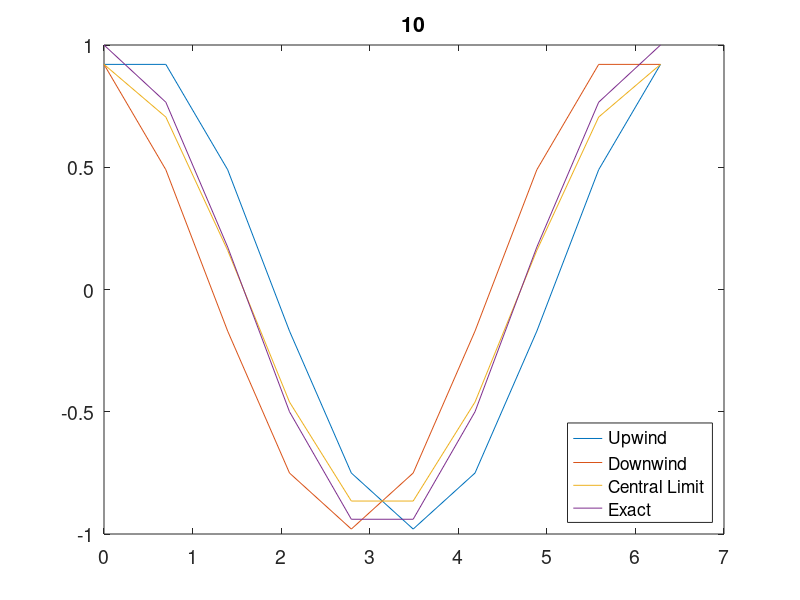
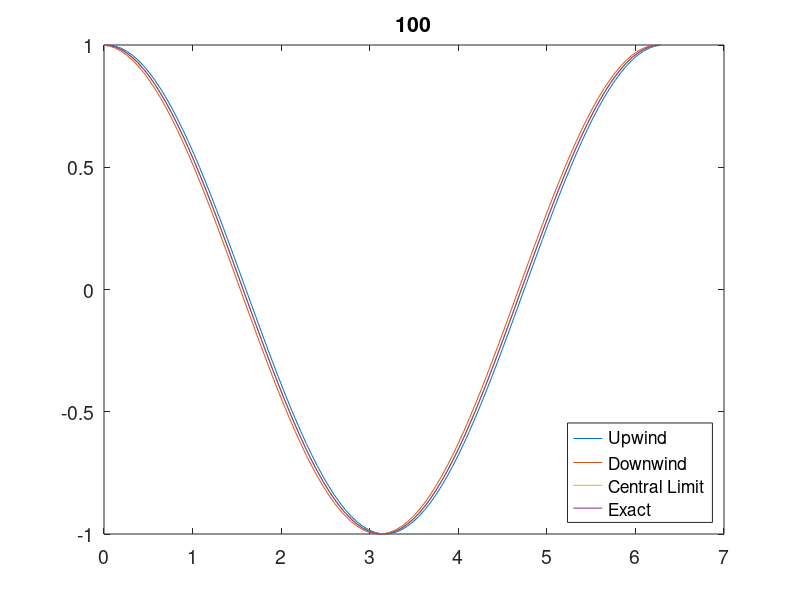
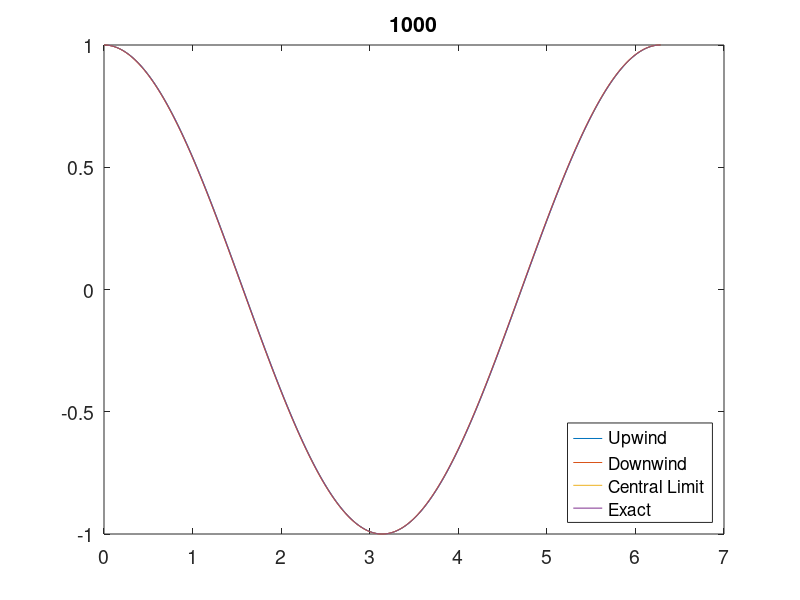
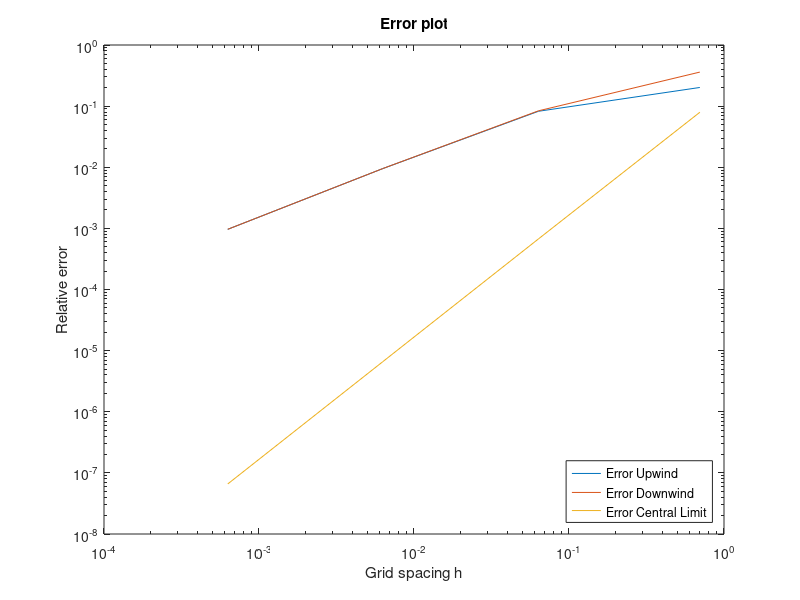

The MATLAB source for these figures, in order:
clear all
%these are Julians comments 
for exp = 1:1:4

    % Number of grid points
    n = 10^exp;

    % Grid spacing
    h = 2.0*pi / (n-1);

    % Calculation of... 
    for i = 1 : n

      % ...coordinates
      x(i) = 0.0 + (i-1) * h;

      % ...analytical values of function and derivative
      f(i) = sin(x(i));
      dfe(i) = cos( x(i) );
    end

    for i = 1 : n

      % Periodic boundary conditions... 

      % ...for the first point
      if ( i == 1 )

        fp = f(i+1);
        fm = f(n-1);

      end

      % ...for the last point
      if ( i == n )

        fp = f(2);
        fm = f(n-1);

      end


      % If point is not at the boundaries 
      if ( ( i ~= 1 ) && ( i ~= n ) )
        fp = f(i+1);
        fm = f(i-1);
      end

      fi = f(i);

    % First derivative: Upwind
        dfn_U(i) = ( fi - fm ) / ( 1.0*h );
      
    % First derivative: Downwind
        dfn_D(i) = ( fp - fi ) / ( 1.0*h );
        
    % First derivative: Central Limit
        dfn_C(i) = ( fp - fm) / ( 2.0*h );

    % Error: Upwind
        er_U(i) = abs( ( dfe(i) - dfn_U(i) ) / dfe(i) );
    
    % Error: Upwind
        er_D(i) = abs( ( dfe(i) - dfn_D(i) ) / dfe(i) );
      
    % Error: Upwind
        er_C(i) = abs( ( dfe(i) - dfn_C(i) ) / dfe(i) );
    
      
    end
    
    figure
    % Plotting of analytical solution and numerical approximation
    plot(x, dfn_U, x, dfn_D, x, dfn_C, x, dfe)
    legend('Upwind','Downwind','Central Limit','Exact','Location','SouthEast')
    set(gca,'FontSize',14); 
    title(n);

    % Storing grid spacing and error in matrix 'error'
    error(exp,1) = h;
    error(exp,2) = er_U(n/5);
    error(exp,3) = er_D(n/5);
    error(exp,4) = er_C(n/5);
    

end


% Plotting of error over grid spacing in normal scale
loglog(error(:,1),error(:,2),error(:,1),error(:,3),error(:,1),error(:,4));
%set(gca,'FontSize',14); 
title('Error plot');
xlabel('Grid spacing h');
ylabel('Relative error');
legend('Error Upwind','Error Downwind','Error Central Limit','Location','SouthEast')

figure

% Changing axes to logarithmic scale 
loglog(error(:,1),error(:,2),'-ro');
%set(gca,'FontSize',14); 
title('Error plot');
xlabel('Grid spacing h');
ylabel('Relative error');
legend('Error','Location','SouthEast')

figure

% Adding the linear function for comparison 
loglog(error(:,1),error(:,2),'-ro',x,x);
%set(gca,'FontSize',14); 
title('Error plot');
xlabel('Grid spacing h');
ylabel('Relative error');
legend('Error','x','Location','SouthEast')
